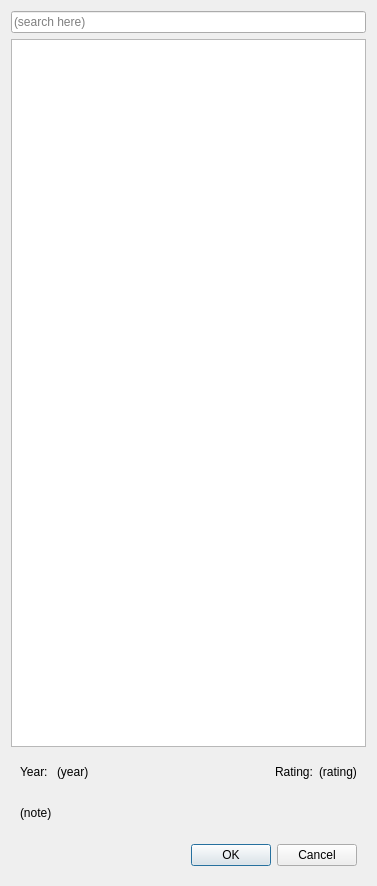
<?xml version="1.0" encoding="UTF-8"?>
<ui version="4.0">
 <class>SearchGasForm</class>
 <widget class="QWidget" name="SearchGasForm">
  <property name="geometry">
   <rect>
    <x>0</x>
    <y>0</y>
    <width>377</width>
    <height>886</height>
   </rect>
  </property>
  <property name="windowTitle">
   <string>Form</string>
  </property>
  <layout class="QVBoxLayout" name="verticalLayout">
   <item>
    <widget class="QLineEdit" name="searchBarText">
     <property name="placeholderText">
      <string>(search here)</string>
     </property>
    </widget>
   </item>
   <item>
    <widget class="QTableWidget" name="searchResultTable"/>
   </item>
   <item>
    <widget class="QWidget" name="widget_2" native="true">
     <layout class="QHBoxLayout" name="horizontalLayout_2">
      <item>
       <widget class="QLabel" name="label">
        <property name="text">
         <string>Year: </string>
        </property>
       </widget>
      </item>
      <item>
       <widget class="QLabel" name="label_year">
        <property name="text">
         <string>(year)</string>
        </property>
       </widget>
      </item>
      <item>
       <spacer name="horizontalSpacer_2">
        <property name="orientation">
         <enum>Qt::Horizontal</enum>
        </property>
        <property name="sizeHint" stdset="0">
         <size>
          <width>40</width>
          <height>20</height>
         </size>
        </property>
       </spacer>
      </item>
      <item>
       <widget class="QLabel" name="label_5">
        <property name="text">
         <string>Rating:</string>
        </property>
       </widget>
      </item>
      <item>
       <widget class="QLabel" name="label_rating">
        <property name="text">
         <string>(rating)</string>
        </property>
       </widget>
      </item>
     </layout>
    </widget>
   </item>
   <item>
    <widget class="QWidget" name="widget_3" native="true">
     <layout class="QHBoxLayout" name="horizontalLayout_3">
      <item>
       <widget class="QLabel" name="label_note">
        <property name="text">
         <string>(note)</string>
        </property>
        <property name="wordWrap">
         <bool>true</bool>
        </property>
       </widget>
      </item>
     </layout>
    </widget>
   </item>
   <item>
    <widget class="QWidget" name="widget" native="true">
     <layout class="QHBoxLayout" name="horizontalLayout">
      <item>
       <spacer name="horizontalSpacer">
        <property name="orientation">
         <enum>Qt::Horizontal</enum>
        </property>
        <property name="sizeHint" stdset="0">
         <size>
          <width>977</width>
          <height>20</height>
         </size>
        </property>
       </spacer>
      </item>
      <item>
       <widget class="QDialogButtonBox" name="dialogButtons">
        <property name="standardButtons">
         <set>QDialogButtonBox::Cancel|QDialogButtonBox::Ok</set>
        </property>
       </widget>
      </item>
     </layout>
    </widget>
   </item>
  </layout>
 </widget>
 <resources/>
 <connections/>
</ui>
